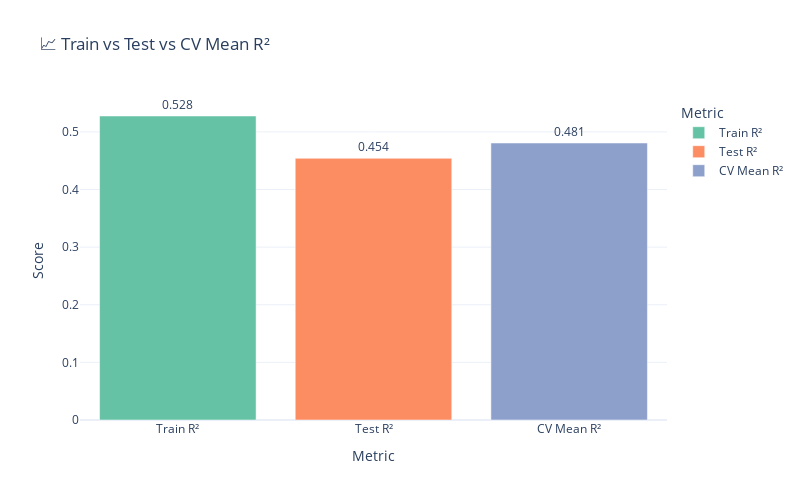

Here is the notebook cell this chart was saved with:
### Markdown cell above
### 📈 Train vs Test vs CV Mean R²

This bar chart compares three different evaluation metrics:
- **Train R²:** How well the model fits the training data  
- **Test R²:** How well the model generalizes to unseen data  
- **CV Mean R²:** Model stability across 5 different folds  

A good model has:
- Train R² slightly higher than Test R²  
- CV Mean R² sitting in between (which ours does)

### Code cell
compare_df = pd.DataFrame({
    "Metric": ["Train R²", "Test R²", "CV Mean R²"],
    "Score": [train_r2, test_r2, cv_scores.mean()]
})

fig = px.bar(
    compare_df,
    x="Metric",
    y="Score",
    title="📈 Train vs Test vs CV Mean R²",
    text="Score",
    color="Metric",
    color_discrete_sequence=px.colors.qualitative.Set2
)

fig.update_traces(texttemplate='%{text:.3f}', textposition='outside')
fig.update_layout(template="plotly_white", height=500, width=800)
fig.show()

### Figure 1 — Plotly figure (JSON) as saved in the notebook; plotly's stock layout.template omitted (floating-point values rounded to 4 significant figures)
{"data": [{"hovertemplate": "Metric=%{x}<br>Score=%{text}<extra></extra>", "legendgroup": "Train R²", "marker": {"color": "rgb(102,194,165)", "pattern": {"shape": ""}}, "name": "Train R²", "orientation": "v", "showlegend": true, "text": [0.5276], "textposition": "outside", "texttemplate": "%{text:.3f}", "type": "bar", "x": ["Train R²"], "xaxis": "x", "y": [0.5276], "yaxis": "y"}, {"hovertemplate": "Metric=%{x}<br>Score=%{text}<extra></extra>", "legendgroup": "Test R²", "marker": {"color": "rgb(252,141,98)", "pattern": {"shape": ""}}, "name": "Test R²", "orientation": "v", "showlegend": true, "text": [0.4541], "textposition": "outside", "texttemplate": "%{text:.3f}", "type": "bar", "x": ["Test R²"], "xaxis": "x", "y": [0.4541], "yaxis": "y"}, {"hovertemplate": "Metric=%{x}<br>Score=%{text}<extra></extra>", "legendgroup": "CV Mean R²", "marker": {"color": "rgb(141,160,203)", "pattern": {"shape": ""}}, "name": "CV Mean R²", "orientation": "v", "showlegend": true, "text": [0.4808], "textposition": "outside", "texttemplate": "%{text:.3f}", "type": "bar", "x": ["CV Mean R²"], "xaxis": "x", "y": [0.4808], "yaxis": "y"}], "layout": {"barmode": "relative", "height": 500, "legend": {"title": {"text": "Metric"}, "tracegroupgap": 0}, "title": {"text": "📈 Train vs Test vs CV Mean R²"}, "width": 800, "xaxis": {"anchor": "y", "categoryarray": ["Train R²", "Test R²", "CV Mean R²"], "categoryorder": "array", "domain": [0, 1], "title": {"text": "Metric"}}, "yaxis": {"anchor": "x", "domain": [0, 1], "title": {"text": "Score"}}}}
